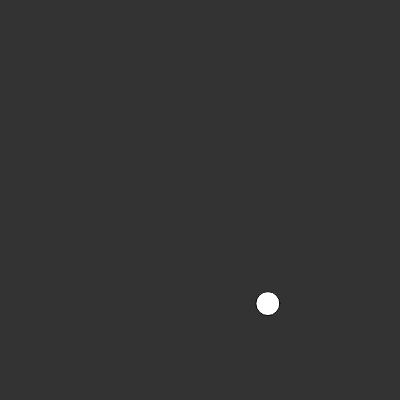
Frame 1 (no input)
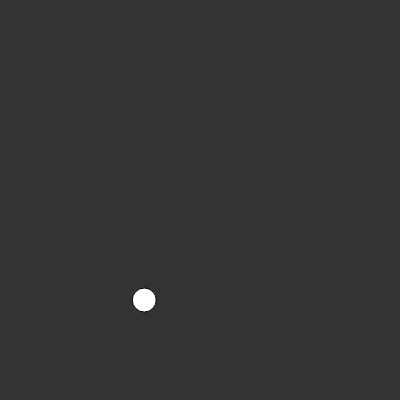
Frame 60 (no input)
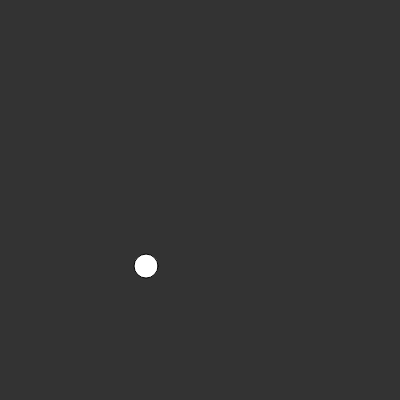
Frame 120 (the mouse pressed at the canvas centre since frame 60)

The p5.js sketch that drew these frames (run headless with seeded random() and noise() and a simulated clock; from frame 60 on, the mouse is pressed at the canvas centre):

// p5.js sketch
// ── sketch.js
var xoff1 = 0;
var xoff2 = 10000;
function setup() {
   createCanvas(400, 400); 
   
}

function draw() {
   background(51);
   // Random noise
   //var x = random(width);

   // Perlin Noise
   var x = map(noise(xoff1), 0, 1, 0, width);
   var y = map(noise(xoff2), 0, 1, 0, height);
   xoff1 += 0.01; // Speed
   xoff2 += 0.01; // Speed

   ellipse(x, y, 24, 24);
   
}
